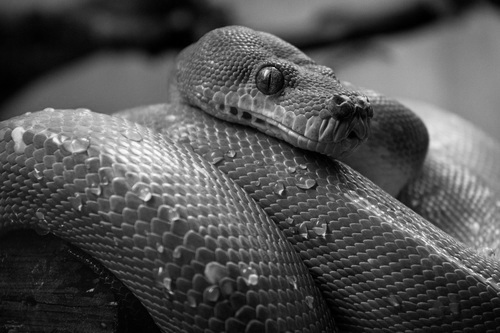
#> input picture basthon-notebook/examples/snake.png, 500 x 333 px
$ jupyter execute python3-snake.ipynb
#> lines starting #> are read from the running program, lines starting #| are printed output that depends on the picture
[cell 1]
import numpy as np
import matplotlib.pyplot as plt
from IPython.display import display_image

[cell 2]
def read(filename):
    """ Read an image from a file into an array. """
#> called with filename = 'snake.png'
    return (255 * plt.imread(filename)).astype(int)
#> returned value: shape (333, 500) int64; min 0, max 255, mean 80.7

def show(*args):
    """ Display numpy arrays as images. """
    for img in args:
        display_image(img)

[cell 3]
snake = read("snake.png")
show(snake)

[cell 4]
from scipy.ndimage import gaussian_filter

# see https://en.wikipedia.org/wiki/Unsharp_masking
blurred = gaussian_filter(snake, sigma=2)
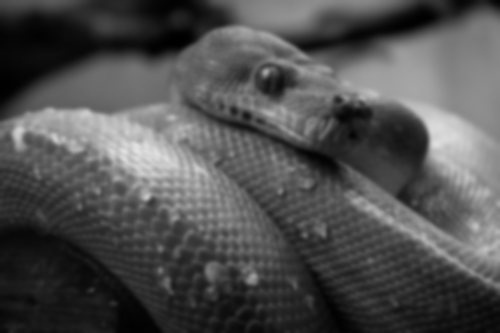
#> blurred: shape (333, 500) int64; min 0, max 227, mean 79.7
sharp = np.clip(snake + (snake - blurred), 0, 255)
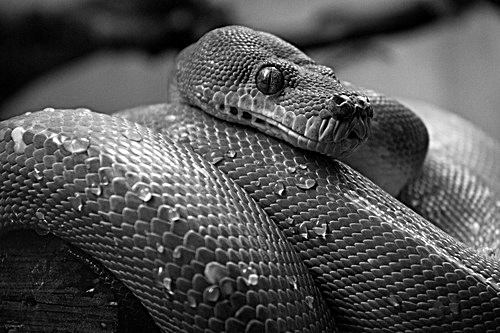
#> sharp: shape (333, 500) int64; min 0, max 255, mean 81.6

show(snake, sharp)

[cell 5]
from scipy.ndimage import sobel

show(snake, sobel(snake))

[cell 6]
from scipy.ndimage import median_filter

show(snake, median_filter(snake, 7))

$ run again, with basthon-notebook/examples/monty-python.jpg saved as basthon-notebook/examples/snake.png
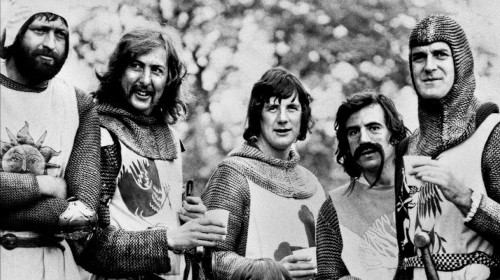
#> input picture basthon-notebook/examples/monty-python.jpg, 500 x 280 px
#> `blurred = gaussian_filter(snake, sigma=2)`:
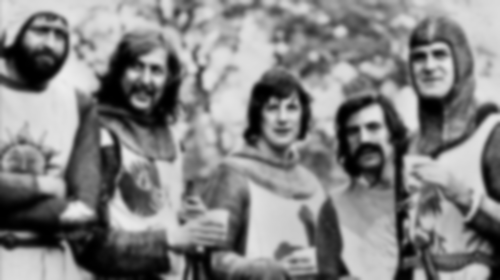
#> blurred: shape (280, 500, 3) int64; min 0, max 237, mean 130.9
#> `sharp = np.clip(snake + (snake - blurred), 0, 255)`:
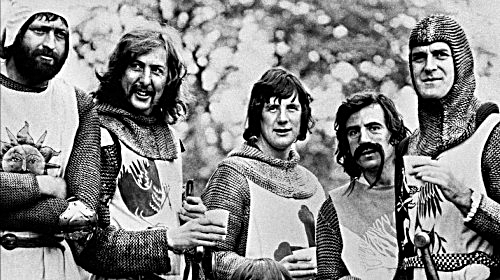
#> sharp: shape (280, 500, 3) int64; min 0, max 255, mean 134.8
